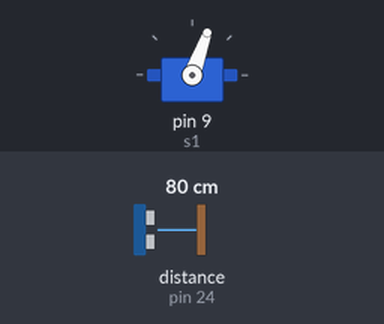
Recording of a sketch running on a simulated Arduino Mega 2560, built with avr-gcc and run on an emulated ATmega2560. Shown: servo. The test bench sets the inputs (shaded band); at power-on: distance to the obstacle (sensor on pin 24) 80 cm.

Above: at 1.2 s.
1.3 s: distance to the obstacle (sensor on pin 24) set to 4 cm
At 2.5 s:
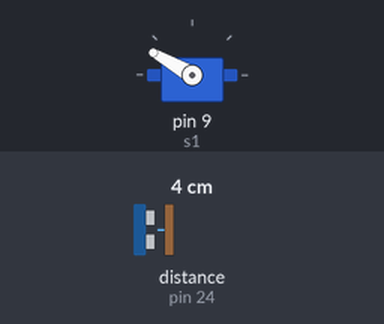
3.2 s: distance to the obstacle (sensor on pin 24) set to 18 cm
At 4.6 s:
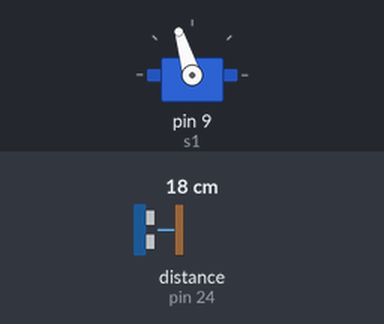
6.2 s: distance to the obstacle (sensor on pin 24) set to 2 cm
At 7.4 s:
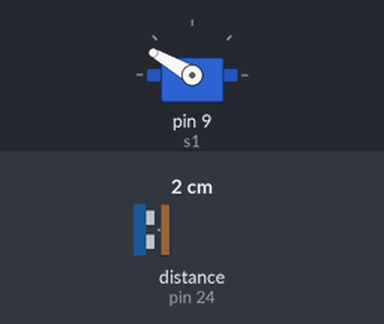
7.7 s: distance to the obstacle (sensor on pin 24) set to 9 cm
At 9.0 s:
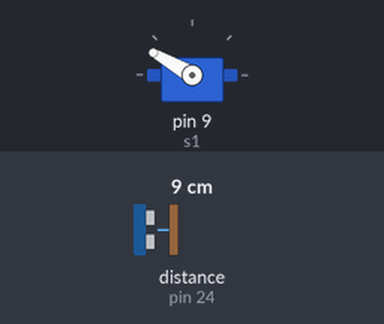
9.3 s: distance to the obstacle (sensor on pin 24) set to 20 cm
At 9.97 s:
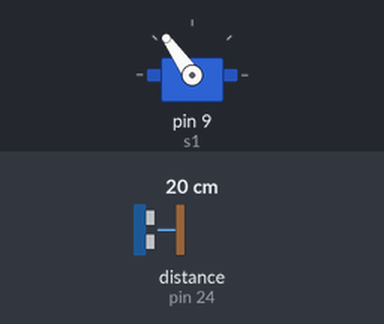
12.3 s: distance to the obstacle (sensor on pin 24) set to 7 cm
Timing chart, 0 to 14.8 s (numbered marks = the images above; inputs shaded):
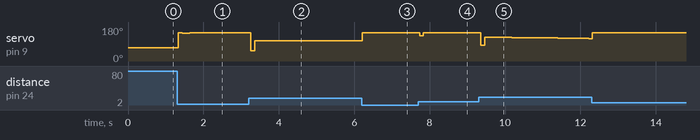

Measured:
- after the input at 1.3 s, servo on pin 9 (s1): 70° → 149° at once, → 146° 0.10 s later, → 148° 0.10 s later, → 149° 0.10 s later, … (5 changes in this stretch)
- after the input at 3.2 s, servo on pin 9 (s1): 150° → 53° after 0.06 s, → 108° 0.10 s later, → 107° 0.92 s later, → 106° 1.2 s later
- after the input at 6.2 s, servo on pin 9 (s1): 106° → 150° at once
- after the input at 7.7 s, servo on pin 9 (s1): 150° → 133° at once, → 150° 0.10 s later
- after the input at 9.3 s, servo on pin 9 (s1): 150° → 84° after 0.06 s, → 126° 0.10 s later, → 125° 0.31 s later, → 124° 0.41 s later, … (9 changes in this stretch)

The sketch:

pid_controller.ino
```cpp
#include <AFMotor.h>
#include <Servo.h>
#include <NewPing.h>
Servo s1;
NewPing sonar(22,24,35);

float kp = 4, kd = 0.4, ki = 0.8; //PID constants
float target = 17; //center of balance
float error, errorOld, errorD, errorI, totalError;
float t1, t2, dt;
float dist;

void setup() {
  // setup
  s1.attach(9); //attach servo
  s1.write(70); //balanced value
  dist = sonar.ping_cm();
  errorOld = 0;
  error = 0;
  t1 = 0;
  Serial.begin(9600);
}

void loop() {
  dist = sonar.ping_cm();
  t2 = millis();
  if (dist != 0 && dist < 31)
  {
    error = target - dist;
    if (abs(error) > 0.5)
    {
    dt = t2 - t1;
    dt = dt / 1000;
    t1 = t2;

    errorD =  kd * ((error - errorOld) / dt); //derivative
    errorI += ki *error * dt; // integral
    errorOld = error;

    totalError = kp*error + errorD + errorI + 80;
    //totalError = errorD +90;
    if (totalError < 10)
    {
        totalError = 10;
      }
      else if (totalError > 150)
      {
        totalError = 150;
        }
    s1.write(int(totalError)); //write to servo
    }
  }
  delay(100);

}
```
